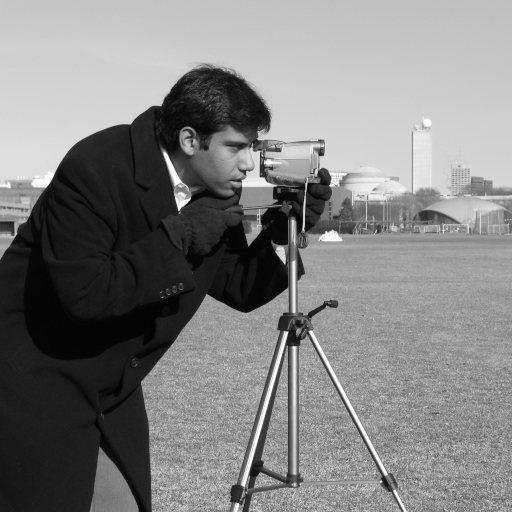
#> input picture skimage.data.camera(), 512 x 512 px
$ jupyter execute lab_2.ipynb
#> lines starting #> are read from the running program, lines starting #| are printed output that depends on the picture
[cell 1]
import matplotlib.pyplot as plt
import matplotlib.image as mpimg
from matplotlib.figure import Figure as plt_Figure
from matplotlib.axes import Axes as plt_Axes
from skimage import io, data
from skimage.transform import resize, rescale
from skimage.color import rgb2gray
from skimage.exposure import rescale_intensity, adjust_gamma
import numpy as np
from typing import cast, TypeVar, Any
import random

## Zadanie 1

a) Wczytaj czarno-biały obraz camera i korzystając z polecenia np.histogram
wykonaj histogram tego obrazu dla 256 "kubełków". Przedział dla kubełków
[0:257). Histogram zaprezentuj na wykresie `matplotlib` jako linię
(użyj `plt.plot`). Obok zaprezentuj obraz.

[cell 2]
plt.ioff()
axs: np.ndarray
fig, axs = plt.subplots(2, 2)

img_camera: np.ndarray = data.camera()
#> img_camera is the input picture: shape (512, 512); min 0, max 255, mean 129.1
cast(plt_Axes, axs[0, 0]).imshow(img_camera, cmap="gray", vmin=0, vmax=255)
cast(plt_Axes, axs[0, 0]).axis(False)

x = np.arange(0, 256, 1)
hist, _ = np.histogram(img_camera, bins=256, range=(0, 255))
#> hist = 256 values, max 4957 at index 27, min 1 at index 0, mean 1024
cast(plt_Axes, axs[0, 1]).plot(x, hist)
cast(plt_Axes, axs[0, 1]).set_xlabel("jasność")
cast(plt_Axes, axs[0, 1]).set_ylabel("pixele")
cast(plt_Axes, axs[0, 1]).set_title("histogram ciągły")
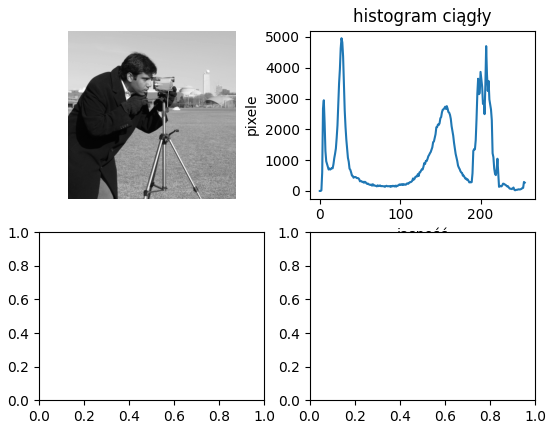
#> figure drawn by matplotlib, 2 panels; panel 2: curve peaks at x = 27, y = 4957

b) Dla tego samego obrazu przygotuj histogram dla 8 kubełków i tego samego
zakresu. Histogram zaprezentuj na wykresie matplotlib jako słupki (`plt.bar`)

[cell 3]
x = np.arange(0, 8, 1)
hist, _ = np.histogram(img_camera, bins=8, range=(0, 255))
#> hist = [60262, 17308, 5237, 10778, 57337, 32446, 74928, 3848]
cast(plt_Axes, axs[1, 0]).bar(x, hist)
cast(plt_Axes, axs[1, 0]).set_xlabel("jasność")
cast(plt_Axes, axs[1, 0]).set_ylabel("pixele")
cast(plt_Axes, axs[1, 0]).set_title("histogram dyskretny")

c) dla tego samego obrazu wykonaj histogram skumulowany i zaprezentuj go jako
linię. Wskazówka Dla zwykłego histogramu użyj funkcji `np.cumsum`

[cell 4]
x = np.arange(0, 256, 1)
hist, _ = np.histogram(img_camera, bins=256, range=(0, 255))
#> hist = 256 values, max 4957 at index 27, min 1 at index 0, mean 1024
hist = np.cumsum(hist)
#> hist = 256 values from 1 to 262144
cast(plt_Axes, axs[1, 1]).plot(x, hist)
cast(plt_Axes, axs[1, 1]).set_xlabel("jasność")
cast(plt_Axes, axs[1, 1]).set_ylabel("pixele")
cast(plt_Axes, axs[1, 1]).set_title("histogram skumulowany")

plt.show()

# Zadanie 2

a) Na pierwszym wykresie histogramu zaobserwuj miejsce bliskie zeru, dla którego
wykres nieznacznie się podnosi. Zanotuj tą wartość jako a. Podobnie, metodą
obserwacji znajdź liczbę b bliską 255, poniżej której wykres wyraźnie się
podnosi.

Na stronie http://scikit-image.org/docs/dev/api/skimage.exposure.html jest lista
komend dla zmiany jasności i kontrastu obrazu. Wykorzystaj rescale_intensity
z parametrami a i b. Ponownie wyświetl obraz i jego histogram.
Może on wyglądać tak

[cell 5]
_, axs = plt.subplots(2, 2)

cast(plt_Axes, axs[0, 0]).imshow(img_camera, cmap="gray", vmin=0, vmax=255)
cast(plt_Axes, axs[0, 0]).axis(False)
cast(plt_Axes, axs[0, 0]).set_title("Obraz oryginalny")

x = np.arange(0, 256, 1)
hist, _ = np.histogram(img_camera, bins=256, range=(0, 255))
#> hist = 256 values, max 4957 at index 27, min 1 at index 0, mean 1024
cast(plt_Axes, axs[0, 1]).plot(x, hist)
cast(plt_Axes, axs[0, 1]).set_xlabel("jasność")
cast(plt_Axes, axs[0, 1]).set_ylabel("pixele")
cast(plt_Axes, axs[0, 1]).set_title("histogram oryginalny")

img_camera_int = rescale_intensity(img_camera, (24, 220))
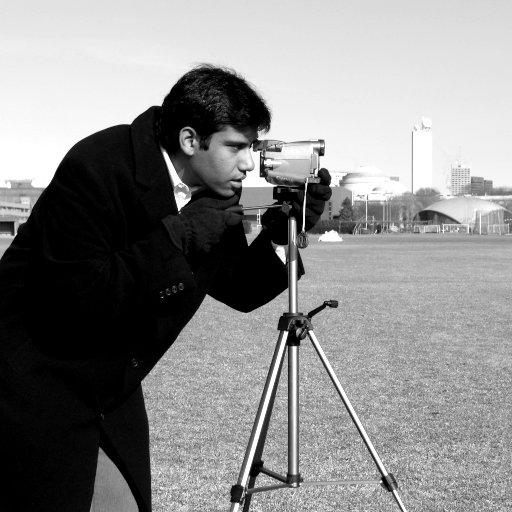
#> img_camera_int: shape (512, 512); min 0, max 255, mean 137.4

cast(plt_Axes, axs[1, 0]).imshow(img_camera_int, cmap="gray", vmin=0, vmax=255)
cast(plt_Axes, axs[1, 0]).axis(False)
cast(plt_Axes, axs[1, 0]).set_title("Obraz ze zmienionym kontrastem")

x = np.arange(0, 254, 1)
hist, _ = np.histogram(img_camera_int, bins=254, range=(1, 254))
#> hist = 254 values, max 4957 at index 2, min 0 at index 3, mean 883.7
cast(plt_Axes, axs[1, 1]).plot(x, hist)
cast(plt_Axes, axs[1, 1]).set_xlabel("jasność")
cast(plt_Axes, axs[1, 1]).set_ylabel("pixele")
cast(plt_Axes, axs[1, 1]).set_title("histogram zmieniony")

plt.show()
#> figure, not shown here; panel 2: curve peaks at x = 27, y = 4957; panel 4: curve peaks at x = 2, y = 4957

Jeśli na brzegach są bardzo wysokie słupki oznacza to, że wartość a jest zbyt
duża, a wartość b, za mała. Skoryguj te wartości. Wyjaśnij, dlaczego po takiej
operacji dla niektórych kubełków histogramu pojawiły się zera?

[cell 6]
# "Dziury" w histogramie / wartości 0 wynikają z faktu, że algorytm skalowania
#  wartości dla typu `np.uint64`, prawdopodobnie wybiera jedynie wartości
# z oryginalnej dziedziny i "rozciąga" je wzdłuż nowej dziedziny, starając się
# dobrać równej wielkości przestrzenie zerowych wartości pomiędzy niezerowymi.

# Żeby zniwelować ów "dziury", potrzebny byłby algorytm "wygładzający" wartości,
# jak na przykład rozmycie Gaussa

b) powyższe operacje wykonaj dla załączonego obrazu dark_image.png. Chcemy
rozjaśnić obraz tą samą metodą. Jakie ustaliłeś a i b? Czy można osiągnąć
zadowalający efekt? Następnie spróbuj użyć funkcji adjust_gamma. Jaki parametr
(>1 czy <1) powinien być zastosowany, aby uzyskać rozjaśnienie obrazu? Jaka
wartość daje najładniejszy efekt? A może najpierw użyć korekcji gamma a
następnie zmienić skalę?

[cell 7]
_, axs = plt.subplots(3, 2)

img_dark = io.imread("./lab2/dark_image.png")
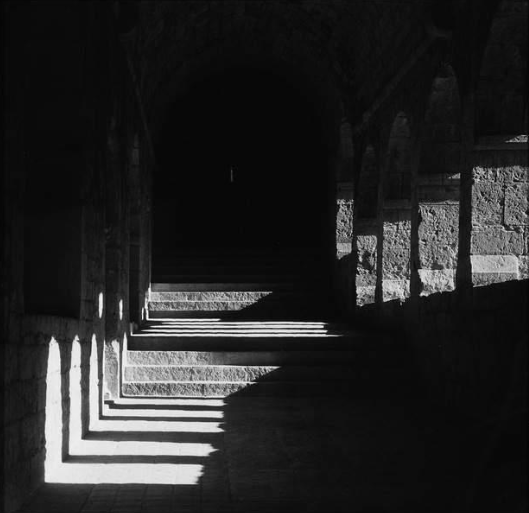
#> input picture lab2/dark_image.png, 529 x 513 px
#> img_dark is the input picture: shape (513, 529, 3); min 1, max 253, mean 38

cast(plt_Axes, axs[0, 0]).imshow(img_dark, cmap="gray", vmin=0, vmax=255)
cast(plt_Axes, axs[0, 0]).axis(False)
cast(plt_Axes, axs[0, 0]).set_title("Obraz oryginalny")

x = np.arange(0, 256, 1)
hist, _ = np.histogram(img_dark, bins=256, range=(0, 255))
#> hist = 256 values, max 95253 at index 11, min 0 at index 0, mean 3180.2
cast(plt_Axes, axs[0, 1]).plot(x, hist)
cast(plt_Axes, axs[0, 1]).set_xlabel("jasność")
cast(plt_Axes, axs[0, 1]).set_ylabel("pixele")
cast(plt_Axes, axs[0, 1]).set_title("histogram oryginalny")

img_dark_int = rescale_intensity(img_dark, (10, 235))

cast(plt_Axes, axs[1, 0]).imshow(img_dark_int, cmap="gray", vmin=0, vmax=255)
cast(plt_Axes, axs[1, 0]).axis(False)
cast(plt_Axes, axs[1, 0]).set_title("Obraz z zakresu (10, 235)")

x = np.arange(0, 254, 1)
hist, _ = np.histogram(img_dark_int, bins=254, range=(1, 254))
#> hist = 254 values, max 95253 at index 0, min 0 at index 7, mean 2496.6
cast(plt_Axes, axs[1, 1]).plot(x, hist)
cast(plt_Axes, axs[1, 1]).set_xlabel("jasność")
cast(plt_Axes, axs[1, 1]).set_ylabel("pixele")
cast(plt_Axes, axs[1, 1]).set_title("histogram zmieniony")

img_dark_int = rescale_intensity(img_dark, (10, 70))
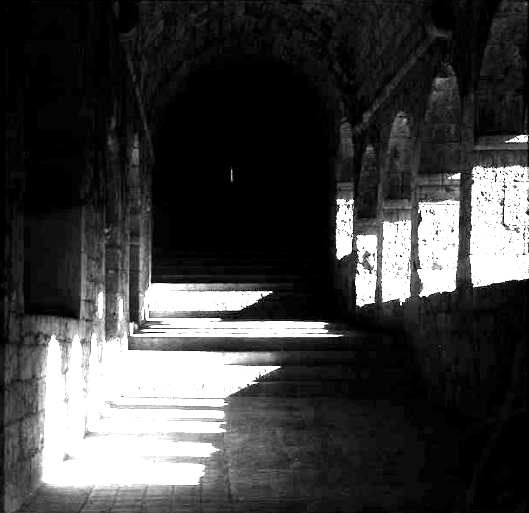
#> img_dark_int: shape (513, 529, 3); min 0, max 255, mean 63.8

cast(plt_Axes, axs[2, 0]).imshow(img_dark_int, cmap="gray", vmin=0, vmax=255)
cast(plt_Axes, axs[2, 0]).axis(False)
cast(plt_Axes, axs[2, 0]).set_title("Obraz z zakresu (10, 70)")

x = np.arange(0, 254, 1)
hist, _ = np.histogram(img_dark_int, bins=254, range=(1, 254))
#> hist = 254 values, max 95253 at index 3, min 0 at index 0, mean 2033.9
cast(plt_Axes, axs[2, 1]).plot(x, hist)
cast(plt_Axes, axs[2, 1]).set_xlabel("jasność")
cast(plt_Axes, axs[2, 1]).set_ylabel("pixele")
cast(plt_Axes, axs[2, 1]).set_title("histogram zmieniony")

plt.show()
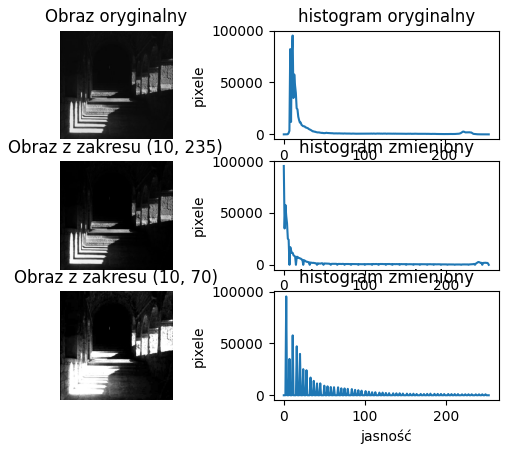
#> figure drawn by matplotlib, 6 panels; panel 2: curve peaks at x = 11, y = 95253; panel 4: curve peaks at x = 0, y = 95253; panel 6: curve peaks at x = 3, y = 95253

[cell 8]
# Uzyskanie zadowalającego efektu jest niemal niemożliwe - większość histogramu
# skupiona jest w zakresie [10, 70], jednak część histogramu również odchyla się
# w zakresie (220, 235) - to sprawia, że użycie zakresu (10, 235) nie daje
# prawie żadnej zmiany w kontraście, natomiast zakres (10, 70) prowadzi do mocno
# prześwietlonego obrazu, w którym dodatkowo następuje utrata części szczegółów

[cell 9]
_, axs = plt.subplots(3, 2)

img_dark = io.imread("./lab2/dark_image.png")

cast(plt_Axes, axs[0, 0]).imshow(img_dark, cmap="gray", vmin=0, vmax=255)
cast(plt_Axes, axs[0, 0]).axis(False)
cast(plt_Axes, axs[0, 0]).set_title("Obraz oryginalny")

x = np.arange(0, 256, 1)
hist, _ = np.histogram(img_dark, bins=256, range=(0, 255))
#> hist = 256 values, max 95253 at index 11, min 0 at index 0, mean 3180.2
cast(plt_Axes, axs[0, 1]).plot(x, hist)
cast(plt_Axes, axs[0, 1]).set_xlabel("jasność")
cast(plt_Axes, axs[0, 1]).set_ylabel("pixele")
cast(plt_Axes, axs[0, 1]).set_title("histogram oryginalny")

img_dark_int = rescale_intensity(img_dark, (10, 235))

cast(plt_Axes, axs[1, 0]).imshow(img_dark_int, cmap="gray", vmin=0, vmax=255)
cast(plt_Axes, axs[1, 0]).axis(False)
cast(plt_Axes, axs[1, 0]).set_title("Obraz z zakresu (10, 235)")

x = np.arange(0, 254, 1)
hist, _ = np.histogram(img_dark_int, bins=254, range=(1, 254))
#> hist = 254 values, max 95253 at index 0, min 0 at index 7, mean 2496.6
cast(plt_Axes, axs[1, 1]).plot(x, hist)
cast(plt_Axes, axs[1, 1]).set_xlabel("jasność")
cast(plt_Axes, axs[1, 1]).set_ylabel("pixele")
cast(plt_Axes, axs[1, 1]).set_title("histogram zmieniony")

img_dark_int = adjust_gamma(img_dark_int, 0.3)
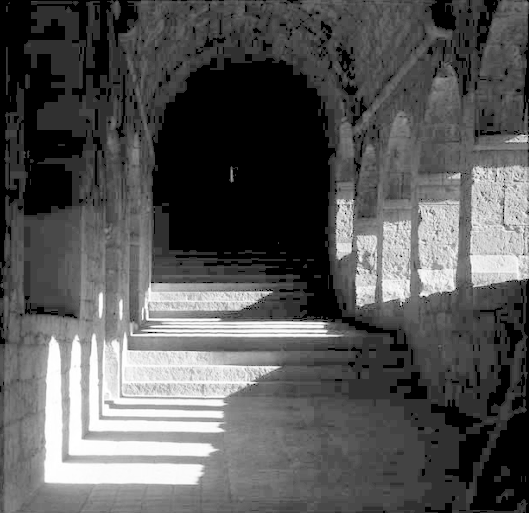
#> img_dark_int: shape (513, 529, 3); min 0, max 255, mean 87.2

cast(plt_Axes, axs[2, 0]).imshow(img_dark_int, cmap="gray", vmin=0, vmax=255)
cast(plt_Axes, axs[2, 0]).axis(False)
cast(plt_Axes, axs[2, 0]).set_title("Obraz z zakresu (10, 230) z dostosowaniem gamma")

x = np.arange(0, 254, 1)
hist, _ = np.histogram(img_dark_int, bins=254, range=(1, 254))
#> hist = 254 values, max 95253 at index 47, min 0 at index 0, mean 2496.6
cast(plt_Axes, axs[2, 1]).plot(x, hist)
cast(plt_Axes, axs[2, 1]).set_xlabel("jasność")
cast(plt_Axes, axs[2, 1]).set_ylabel("pixele")
cast(plt_Axes, axs[2, 1]).set_title("histogram zmieniony")

plt.show()
#> figure, not shown here; panel 2: curve peaks at x = 11, y = 95253; panel 4: curve peaks at x = 0, y = 95253; panel 6: curve peaks at x = 47, y = 95253

[cell 10]
# Użycie funkcji `adjust_gamma` na wyciętym zakresie (10, 235), pozwala uzyskać
# obraz zawierający zadowalający poziom kontrastu, a jednocześnie dużą
# szczegółowość

# Zadanie 3

Wczytaj barwny obraz skimage.data.chelsea() lub skimage.data.coffee()

Wykonaj dla histogramu wykresy liniowy i słupkowy podobnie, jak w Zadaniu 1,
ale dla kanałów R, G, B koloru, 3 wykresy na jednej figurze.

[cell 11]
axs: np.ndarray
fig, axs = plt.subplots(3, 1)

img_c: np.ndarray = data.chelsea()
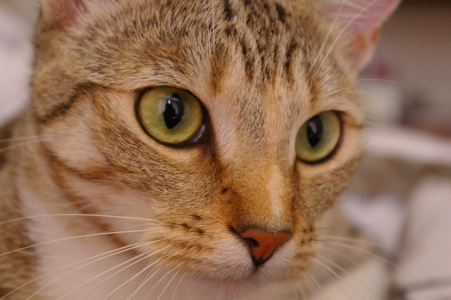
#> input picture skimage.data.chelsea(), 451 x 300 px
#> img_c is the input picture: shape (300, 451, 3); mean R, G, B 147.7, 111.4, 86.8
cast(plt_Axes, axs[0]).imshow(img_c)
cast(plt_Axes, axs[0]).axis(False)

x = np.arange(0, 256, 1)
hist = [
    np.histogram(img_c[:, :, 0], bins=256, range=(0, 255)),
    np.histogram(img_c[:, :, 1], bins=256, range=(0, 255)),
    np.histogram(img_c[:, :, 2], bins=256, range=(0, 255)),
]
cast(plt_Axes, axs[1]).plot(x, hist[0][0], color="r")
cast(plt_Axes, axs[1]).plot(x, hist[1][0], color="g")
cast(plt_Axes, axs[1]).plot(x, hist[2][0], color="b")
cast(plt_Axes, axs[1]).set_xlabel("jasność")
cast(plt_Axes, axs[1]).set_ylabel("pixele")
cast(plt_Axes, axs[1]).set_title("histogram ciągły")


labels = np.arange(0, 8, 1)
x = np.arange(0, 32, 4)
hist = [
    np.histogram(img_c[:, :, 0], bins=8, range=(0, 255)),
    np.histogram(img_c[:, :, 1], bins=8, range=(0, 255)),
    np.histogram(img_c[:, :, 2], bins=8, range=(0, 255)),
]
cast(plt_Axes, axs[2]).bar(x, hist[0][0], color="r")
cast(plt_Axes, axs[2]).bar(x+1, hist[1][0], color="g")
cast(plt_Axes, axs[2]).bar(x+2, hist[2][0], color="b")
cast(plt_Axes, axs[2]).set_xticks(x+1, labels)
cast(plt_Axes, axs[2]).set_xlabel("jasność")
cast(plt_Axes, axs[2]).set_ylabel("pixele")
cast(plt_Axes, axs[2]).set_title("histogram dyskretny")

plt.show()
#> figure, not shown here; panel 2: curve peaks at x = 156, y = 2021; panel 2: curve peaks at x = 116, y = 1855; panel 2: curve peaks at x = 97, y = 1523; panel 3: tallest bar 51757 high, from x = 15.6 to 16.4

# Zadanie 4

a) przygotuj w Pythonie funkcję liniową, która dla dowolnej liczby z przedziału
[0:256] będzie tworzyła wykres, jak poniżej.

Funkcję określ tak, że przechodzi przez punkt 128,128 oraz ma zakres wartości
ograniczony do przedziału [0:256]. Niech dodatkowym parametrem tej funkcji
(oprócz x) będzie a, która jest nachyleniem funkcji liniowej. Na powyższym
wykresie `a>1`. Funkcja ta powinna zwracać wartość zaokrągloną do całkowitej.

Funkcja ta przekształci jasność każdego punktu obrazu w nową jasność.

[cell 12]
def fun_map(a: float, src: np.ndarray):
    return np.clip(a * (src - 128) + 128, 0, 255)

Jednak zwykle nie robi się tego bezpośrednio, tylko poprzez tzw. LUT

LUT jest tablicą, która pod indeksem i przechowuje więc wartość fun(i). Np.
```python
a = 1.2

LUT = [fun(x, a) for x in range(256)]
```

[cell 13]
def LUT(a: float):
    return np.uint8(fun_map(a, np.arange(0, 256, 1)))

[cell 14]
lut_0_25 = LUT(0.25)
lut_1_5 = LUT(1.5)

axs: np.ndarray
fig, axs = plt.subplots(3, 1)

img_a = data.astronaut()
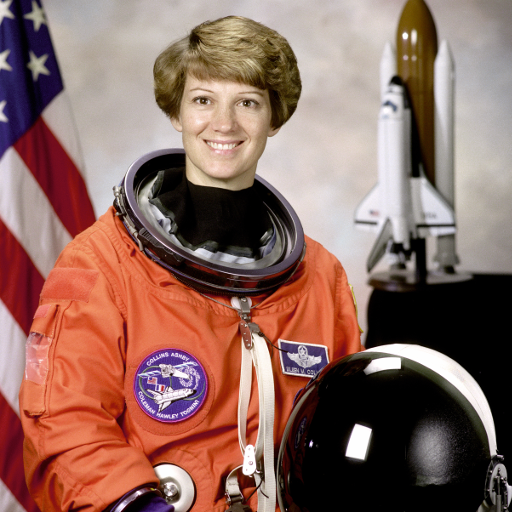
#> input picture skimage.data.astronaut(), 512 x 512 px
#> img_a is the input picture: shape (512, 512, 3); mean R, G, B 141.6, 105.8, 96.5
img_a = np.uint(rgb2gray(img_a) * 255)
#> img_a: shape (512, 512) uint64

cast(plt_Axes, axs[0]).imshow(img_a, cmap="gray", vmin=0, vmax=255)
cast(plt_Axes, axs[0]).axis(False)
cast(plt_Axes, axs[0]).set_title("Obraz oryginalny")

img_a_0_25 = lut_0_25[img_a]
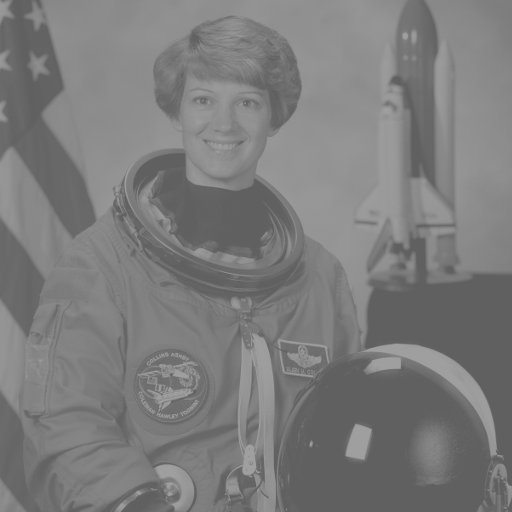
#> img_a_0_25: shape (512, 512); min 96, max 159, mean 123.7
cast(plt_Axes, axs[1]).imshow(img_a_0_25, cmap="gray", vmin=0, vmax=255)
cast(plt_Axes, axs[1]).axis(False)
cast(plt_Axes, axs[1]).set_title("Obraz wypłowiały")

img_a_1_5 = lut_1_5[img_a]
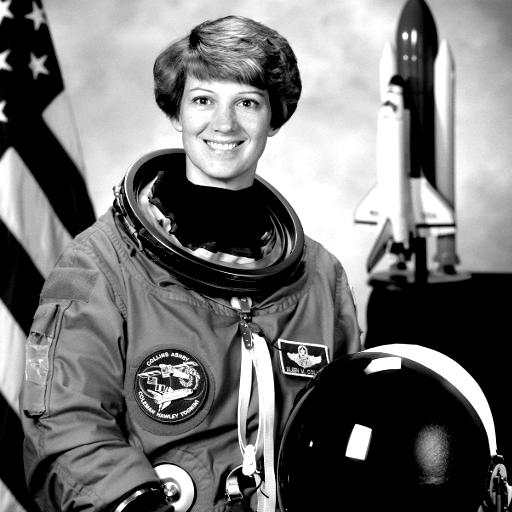
#> img_a_1_5: shape (512, 512); min 0, max 255, mean 115.3
cast(plt_Axes, axs[2]).imshow(img_a_1_5, cmap="gray", vmin=0, vmax=255)
cast(plt_Axes, axs[2]).axis(False)
cast(plt_Axes, axs[2]).set_title("Obraz przesycony")

plt.show()
